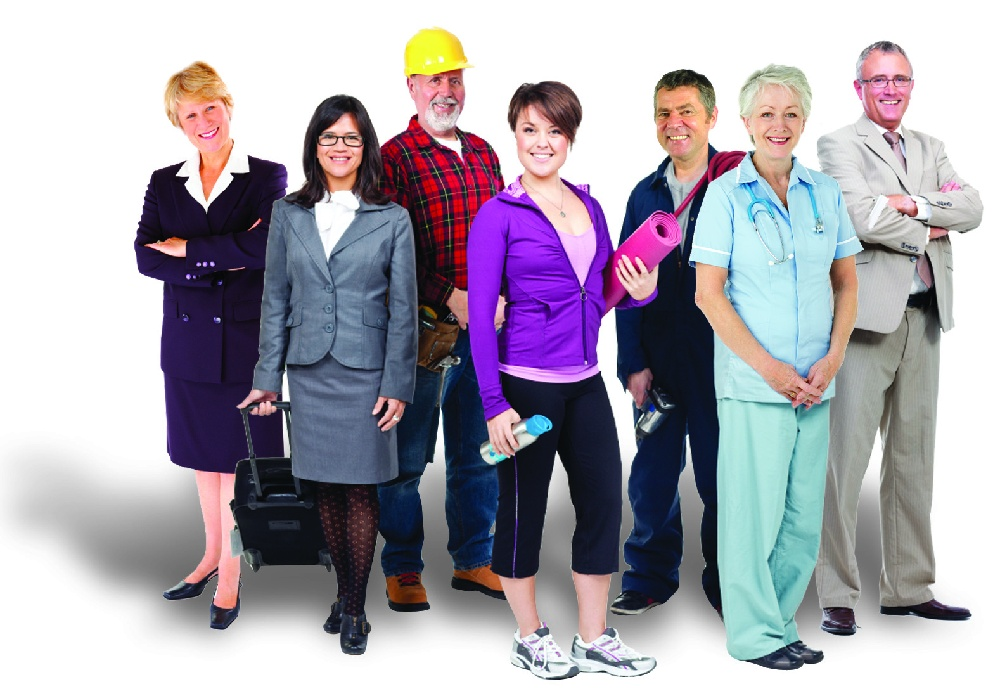
#> input picture project/people.jpg, 1000 x 696 px, shrunk from 1578 x 1098 before the run
$ python face_detection.py
#> lines starting #> are read from the running program, lines starting #| are printed output that depends on the picture; after the words box and inside, x2 and y2 are one past the last pixel; in counts of white or black regions, pixels touching at a corner belong together
import numpy as np
import cv2

face_cascade = cv2.CascadeClassifier('haarcascade_frontalface_default.xml')
eye_cascade = cv2.CascadeClassifier('haarcascade_eye.xml')

img = cv2.imread('people.jpg')
#> img is the input picture: shape (696, 1000, 3); mean B, G, R 177.3, 166.9, 171.9
gray = cv2.cvtColor(img, cv2.COLOR_BGR2GRAY)
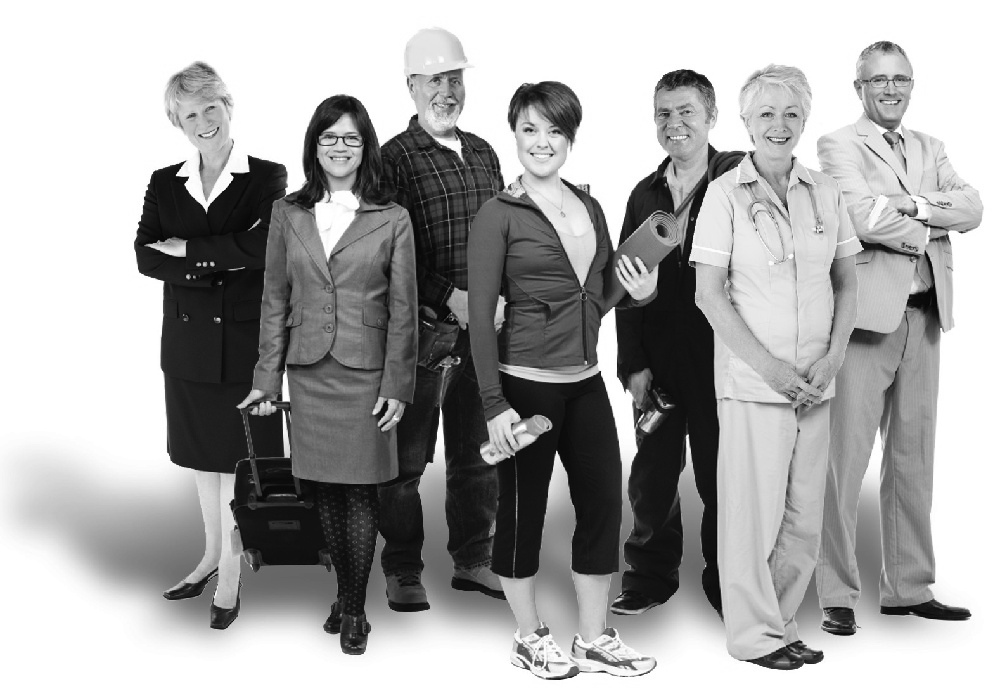
#> gray: shape (696, 1000); min 1, max 255, mean 169.6

faces = face_cascade.detectMultiScale(gray, 1.3, 5)
#> faces = [[863, 58, 56, 56], [312, 116, 58, 58], [646, 88, 63, 63], [748, 90, 63, 63], [503, 103, 75, 75]]
for (x,y,w,h) in faces:
    cv2.rectangle(img,(x,y),(x+w,y+h),(255,0,0),2)
    roi_gray = gray[y:y+h, x:x+w]
    roi_color = img[y:y+h, x:x+w]
    eyes = eye_cascade.detectMultiScale(roi_gray)
    for (ex,ey,ew,eh) in eyes:
        cv2.rectangle(roi_color,(ex,ey),(ex+ew,ey+eh),(0,255,0),2)
#> this loop made 5 passes
#> (x, y, w, h, eyes) on passes 4 to 5: (748, 90, 63, 63, [[9, 15, 20, 20], [32, 14, 21, 21]]), (503, 103, 75, 75, [[17, 16, 21, 21]])
#> pass 1, `roi_gray = gray[y:y+h, x:x+w]`:
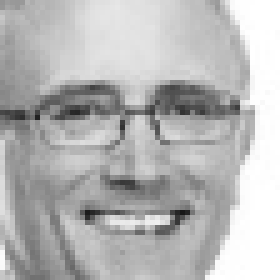
#> roi_gray: shape (56, 56) (shown 5 times larger); min 23, max 255, mean 183.4
#> pass 1, `roi_color = img[y:y+h, x:x+w]`:
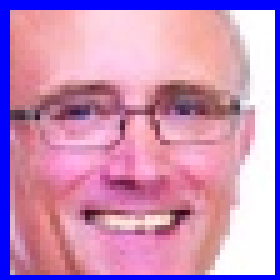
#> roi_color: shape (56, 56, 3) (shown 5 times larger); mean B, G, R 186, 143.8, 200.1
#> pass 2, `roi_color = img[y:y+h, x:x+w]`:
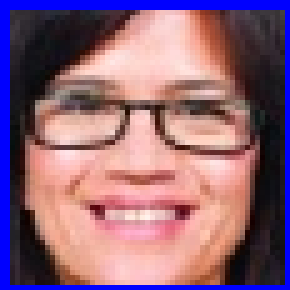
#> roi_color: shape (58, 58, 3) (shown 5 times larger); mean B, G, R 121.2, 100.9, 140.9
#> after the loop:
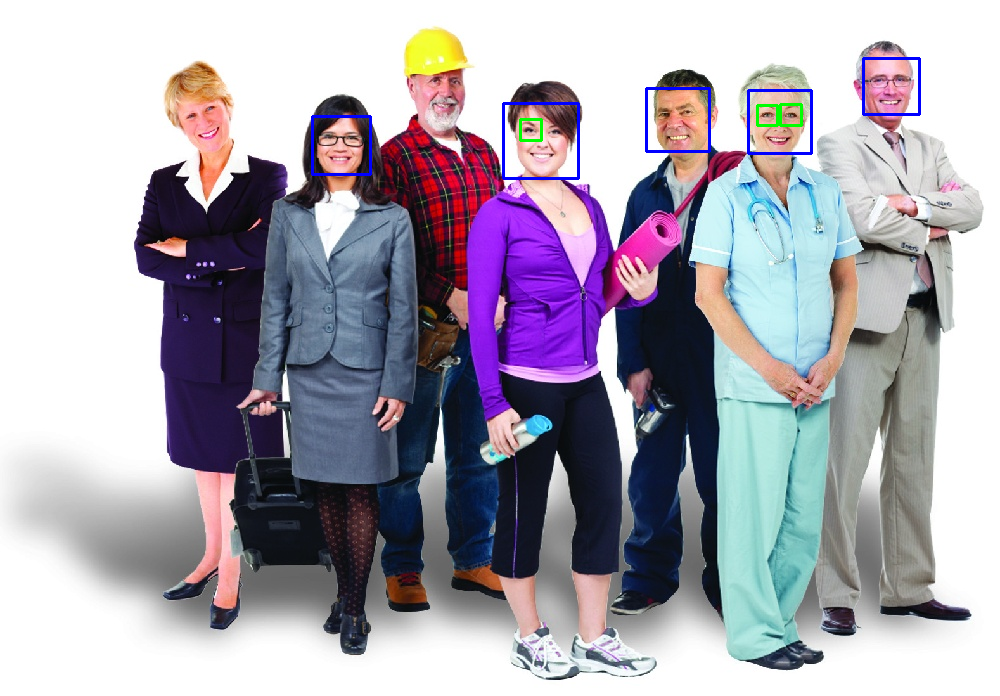
#> img: shape (696, 1000, 3); 0.65% of pixels changed, all inside (x1, y1, x2, y2) = (311, 57, 921, 180)
#> after the loop:
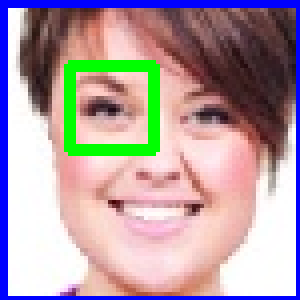
#> roi_color: shape (75, 75, 3) (shown 4 times larger); mean B, G, R 164.9, 158.1, 177.5
#> after the loop:
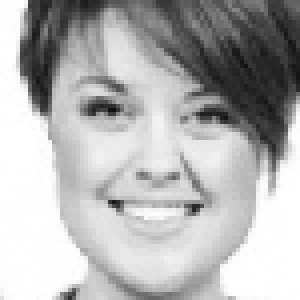
#> roi_gray: shape (75, 75) (shown 4 times larger); min 16, max 255, mean 179.4
while True:
	cv2.imshow('img',img)
	key = cv2.waitKey(0)
#> (key Esc is pressed here)
	if key == 27:
		break;
cv2.destroyAllWindows()

$ run again, with project/0.png saved as project/people.jpg
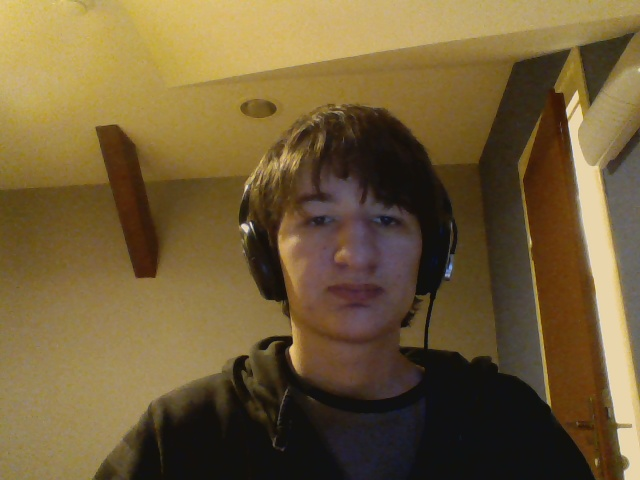
#> input picture project/0.png, 640 x 480 px
#> img is the input picture: shape (480, 640, 3); mean B, G, R 55.8, 93.4, 113.5
#> `gray = cv2.cvtColor(img, cv2.COLOR_BGR2GRAY)`:
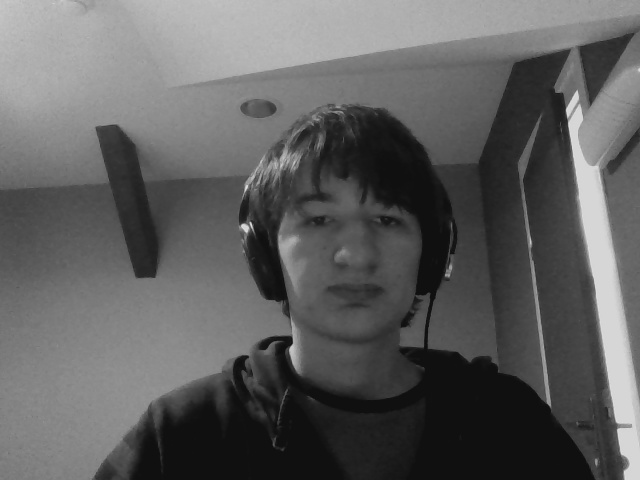
#> gray: shape (480, 640); min 10, max 226, mean 95.1
#> faces = [[269, 161, 170, 170]]
#> the loop `for (x,y,w,h) in faces:` made 1 pass
#> (x, y, w, h, eyes) on pass 1: (269, 161, 170, 170, [[30, 41, 37, 37], [97, 41, 39, 39]])
#> after the loop `for (x,y,w,h) in faces:`:
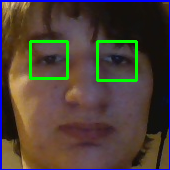
#> roi_color: shape (170, 170, 3); mean B, G, R 55.2, 63.9, 75.6
